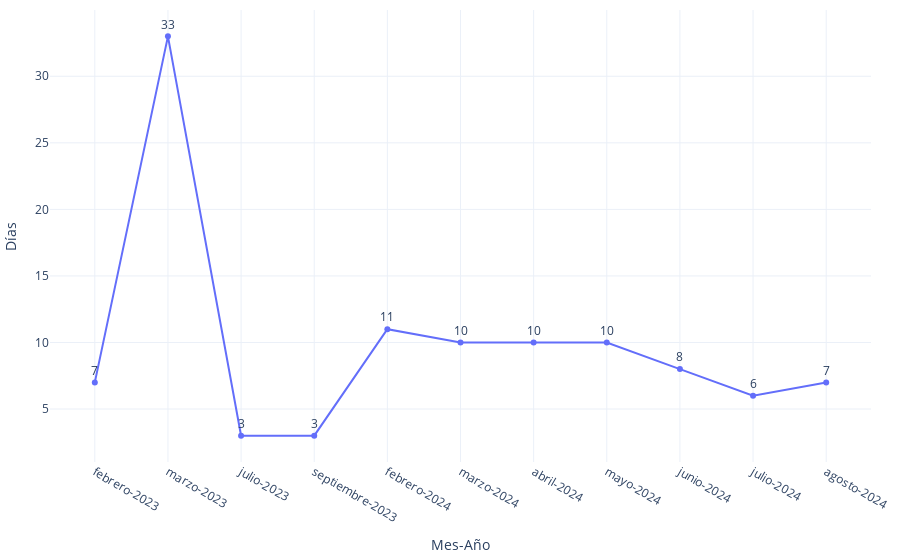

Notebook code for this chart:
### Code cell
import os
import plotly.graph_objects as go
import plotly.io as pio

fig = go.Figure()
fig.add_trace(go.Scatter(
        x=df_promedios['label'], 
        y=df_promedios['tiempo_de_publicacion'], 
        mode='lines+markers+text',  # Mostrar líneas, puntos y texto        
        text=df_promedios['tiempo_de_publicacion'],#.apply(lambda x: f'${x:,.0f}'),  # Añadir el texto de los valores formateados
        textposition="top center"  # Posicionar el texto encima de los puntos
    ))

# Configurar el diseño
fig.update_layout(
    xaxis_title="Mes-Año",
    yaxis_title="Días",
    template="plotly_white",
    margin=dict(l=10, r=10, t=10, b=10),
    #yaxis=dict(
    #    ticklen=10,
    #    tick0=1,
    #    dtick=1,
    #    range=[0,35]
   # ),
)
# Exportar gráfica como archivo HTML
def guardar_grafico_como_html(fig, nombre_archivo, carpeta='assets/graficas'):
    # Crear la carpeta si no existe
    if not os.path.exists(carpeta):
        os.makedirs(carpeta)
    
    # Gráfica como archivo HTML en la carpeta especificada
    pio.write_html(fig, f'{carpeta}/{nombre_archivo}.html')

guardar_grafico_como_html(fig, 'g_scatt_proyeccion_dias', carpeta='assets/graficas')
fig.show()

### Figure 1 — Plotly figure (JSON) as saved in the notebook; plotly's stock layout.template omitted (floating-point values rounded to 4 significant figures)
{"data": [{"mode": "lines+markers+text", "text": [7, 33, 3, 3, 11, 10, 10, 10, 8, 6, 7], "textposition": "top center", "type": "scatter", "x": ["febrero-2023", "marzo-2023", "julio-2023", "septiembre-2023", "febrero-2024", "marzo-2024", "abril-2024", "mayo-2024", "junio-2024", "julio-2024", "agosto-2024"], "y": [7, 33, 3, 3, 11, 10, 10, 10, 8, 6, 7]}], "layout": {"margin": {"b": 10, "l": 10, "r": 10, "t": 10}, "xaxis": {"title": {"text": "Mes-Año"}}, "yaxis": {"title": {"text": "Días"}}}}
